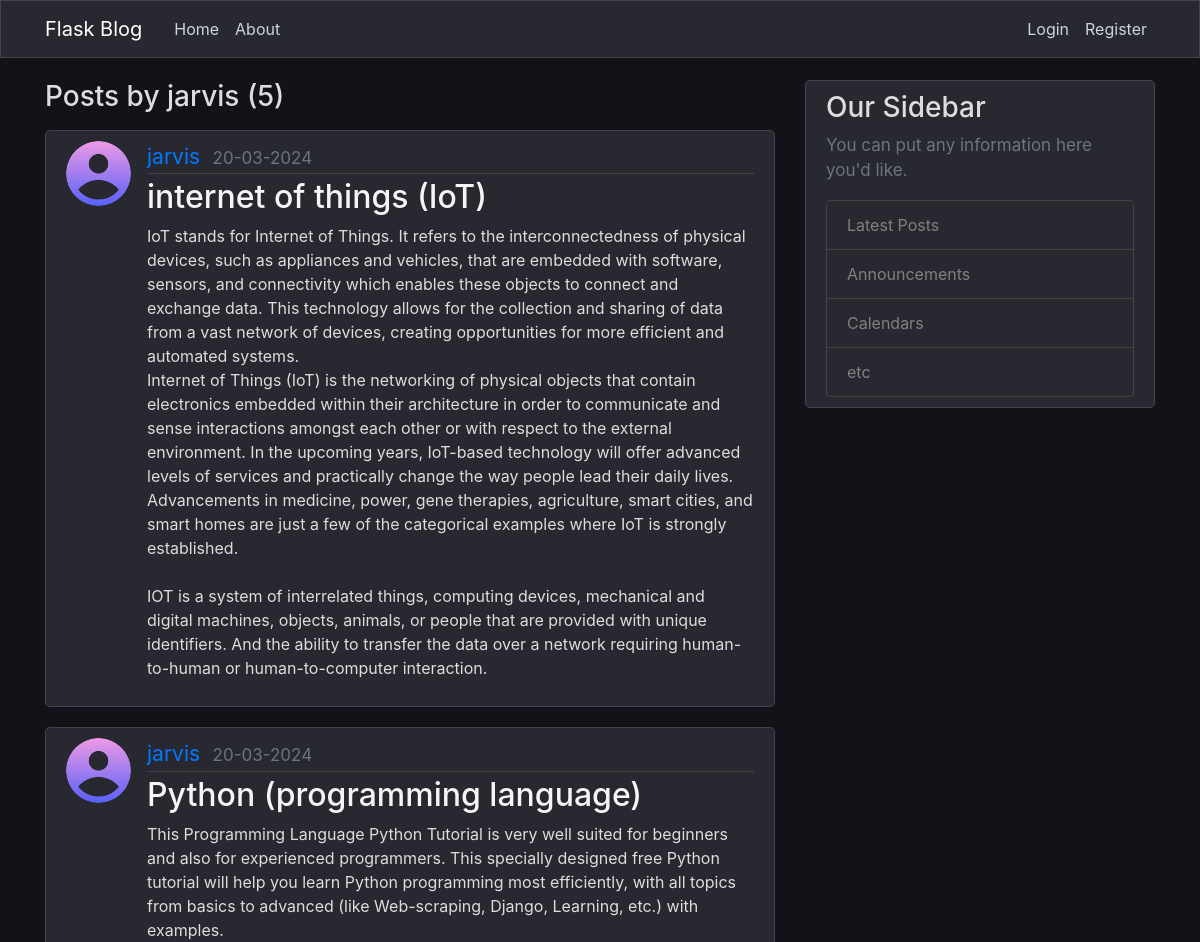
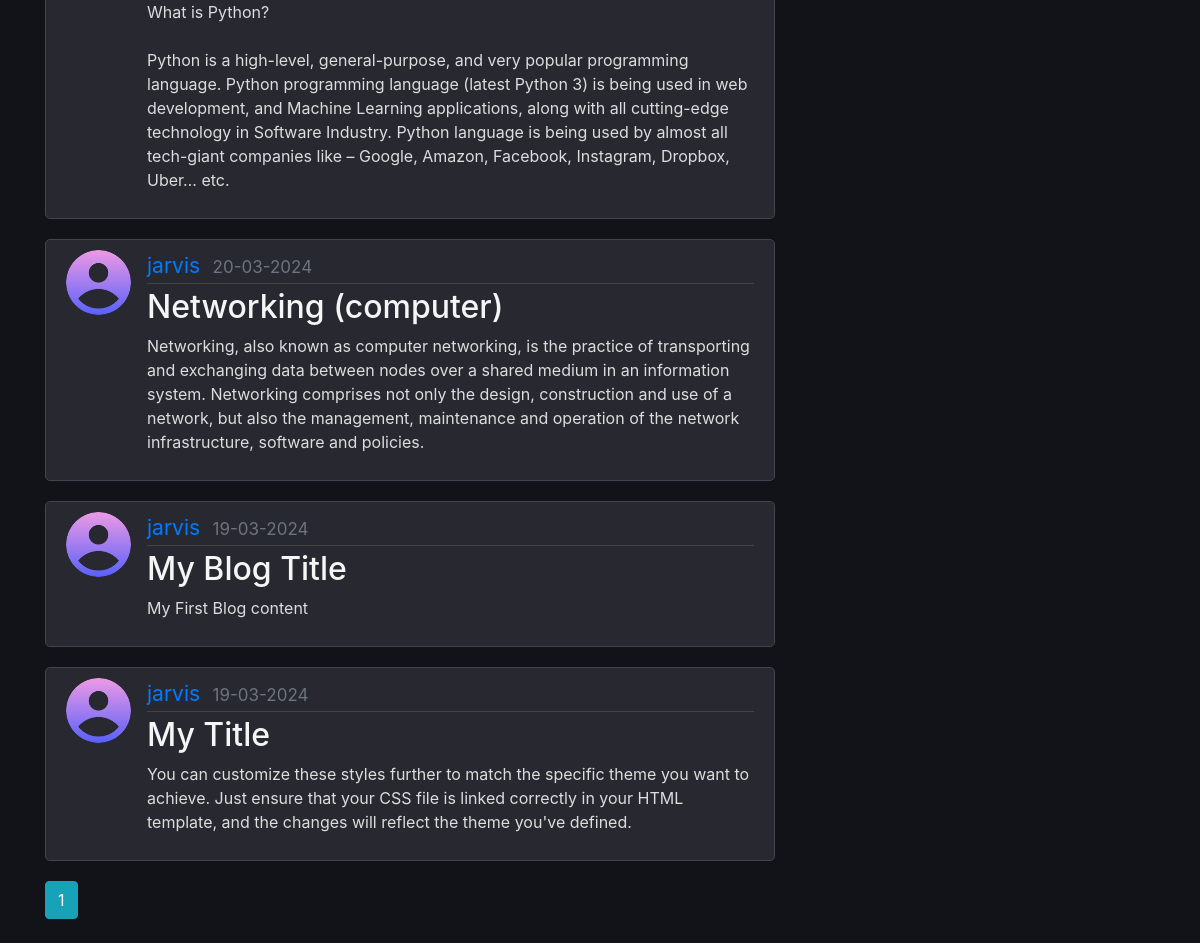
/user/jarvis, run on the app's committed database (2 pictures, top to bottom).
### Flask/flaskblog/models.py (models this page shows, shortened)
class User(db.Model, UserMixin):
    id = db.Column(db.Integer, primary_key=True)
    username = db.Column(db.String(20), unique=True, nullable=False)
    email = db.Column(db.String(120), unique=True, nullable=False)
    image_file = db.Column(db.String(20), nullable=False, default='default.jpg')
    password = db.Column(db.String(60), nullable=False)
    posts = db.relationship('Post', backref='author', lazy=True)

class Post(db.Model):
    id = db.Column(db.Integer, primary_key=True)
    title = db.Column(db.String(100), nullable=False)
    date_posted = db.Column(db.DateTime, nullable=False, default=datetime.utcnow)
    content = db.Column(db.Text, nullable=False)
    user_id = db.Column(db.Integer, db.ForeignKey('user.id'), nullable=False)

### Flask/flaskblog/routes.py (the view)
@main_routes.route("/user/<string:username>")
def user_post(username):
    page = request.args.get('page', 1, type=int)
    user = User.query.filter_by(username=username).first_or_404()
    posts = Post.query.filter_by(author=user)\
        .order_by(Post.date_posted.desc())\
        .paginate(page=page, per_page=5)
    return render_template('user_post.html', posts=posts, user=user)

### Flask/flaskblog/templates/user_post.html
{% extends "layout.html" %}
{% block content %}
    <h3 class="mb-3">Posts by {{ user.username }} ({{ posts.total }})</h3>
    {% for post in posts.items %}
        <article class="media content-section">
          <img class="rounded-circle article-img" src="{{ url_for('static', filename='profile_pics/' + post.author.image_file) }}">
          <div class="media-body">
            <div class="article-metadata">
              <a class="mr-2 home" href="{{ url_for('main_routes.user_post', username=post.author.username) }}">{{ post.author.username }}</a>
              <small class="text-muted">{{ post.date_posted.strftime('%d-%m-%Y') }}</small>
            </div>
            <h2><a class="article-title" href="{{ url_for('main_routes.post', post_id=post.id) }}">{{ post.title }}</a></h2>
            <p class="article-content">{{ post.content }}</p>
          </div>
        </article>
    {% endfor %}
    {% for page_num in posts.iter_pages(left_edge=1, right_edge=1, left_current=1, right_current=1) %}
        {% if page_num %}
            {% if posts.page == page_num %}
                <a class="btn btn-info mb-4" href="{{ url_for('main_routes.user_post', username=user.username, page=page_num) }}">{{ page_num }}</a>
            {% else %}
                <a class="btn btn-outline-info mb-4" href="{{ url_for('main_routes.user_post', username=user.username, page=page_num) }}">{{ page_num }}</a>
            {% endif %}
        {% else %}
            ...
        {% endif %}
    {% endfor %}
{% endblock content %}

### Flask/flaskblog/static/main.css (style rules this page uses)
body { background: #121219; color: #dddddd; margin-top: 5rem; }
h1, h2, h3, h4, h5, h6 { color: #DDDDDD; }
.content-section { background: #282830; padding: 10px 20px; border: 1px solid #282830; border-radius: 5px; margin-bottom: 20px; }
.article-title { color: #F5F5F5; }
.article-content { white-space: pre-line; }
.article-img { height: 65px; width: 65px; margin-right: 16px; }
.article-metadata { padding-bottom: 1px; margin-bottom: 4px; border-bottom: 1px solid #444444; }
.text-muted { font-size:17px; }
.content-section { border: 1px solid #444450; }
.home { font-size: 21px; }

### data on the page
User: username "jarvis"
Post: image_file (placeholder picture), author.username "jarvis", date_posted "20-03-2024", title "internet of things (IoT)", content "IoT stands for Internet of Things. It refers to the interconnectedness of physical devices, such as appliances and vehicles, that are embedded with software, sensors, and connectivity which enables these objects to connect and exchange data. This technology allows for the collection and sharing of data from a vast network of devices, creating opportunities for more efficient and automated systems. Internet of Things (IoT) is the networking of physical objects that contain electronics embedded within their architecture in order to communicate and sense interactions amongst each other or with respect to the external environment. In the upcoming years, IoT-based technology will offer advanced…"
Post: image_file (placeholder picture), author.username "jarvis", date_posted "20-03-2024", title "Python (programming language)", content "This Programming Language Python Tutorial is very well suited for beginners and also for experienced programmers. This specially designed free Python tutorial will help you learn Python programming most efficiently, with all topics from basics to advanced (like Web-scraping, Django, Learning, etc.) with examples. What is Python? Python is a high-level, general-purpose, and very popular programming language. Python programming language (latest Python 3) is being used in web development, and Machine Learning applications, along with all cutting-edge technology in Software Industry. Python language is being used by almost all tech-giant companies like – Google, Amazon, Facebook, Instagram,…"
Post: image_file (placeholder picture), author.username "jarvis", date_posted "20-03-2024", title "Networking (computer)", content "Networking, also known as computer networking, is the practice of transporting and exchanging data between nodes over a shared medium in an information system. Networking comprises not only the design, construction and use of a network, but also the management, maintenance and operation of the network infrastructure, software and policies."
Post: image_file (placeholder picture), author.username "jarvis", date_posted "19-03-2024", title "My Blog Title", content "My First Blog content"
Post: image_file (placeholder picture), author.username "jarvis", date_posted "19-03-2024", title "My Title", content "You can customize these styles further to match the specific theme you want to achieve. Just ensure that your CSS file is linked correctly in your HTML template, and the changes will reflect the theme you've defined."

### other printed values
{{ posts.total }} "5"
{{ page_num }} "1"
